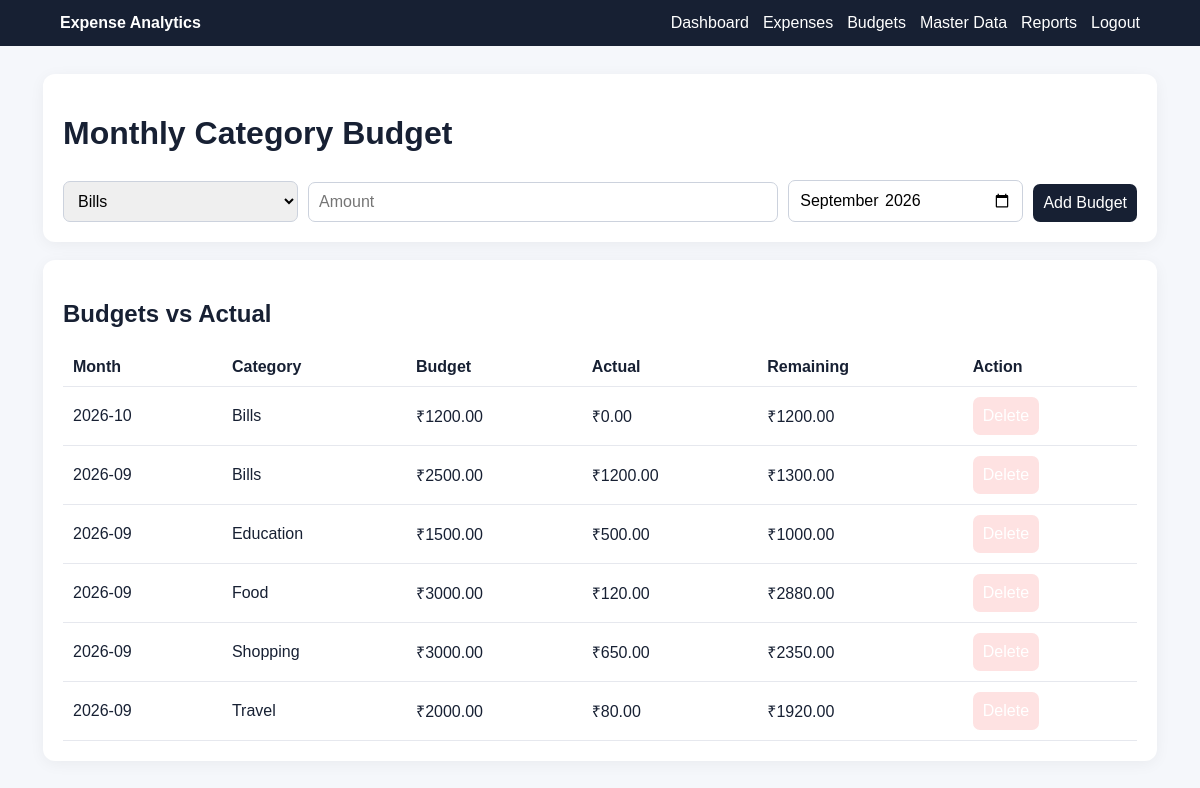
The page /budgets (signed in) on the database its author committed.
### tables this page shows
CREATE TABLE budgets (
    budget_id INTEGER PRIMARY KEY AUTOINCREMENT,
    user_id INTEGER NOT NULL,
    category_id INTEGER NOT NULL,
    amount REAL NOT NULL CHECK(amount > 0),
    month_year TEXT NOT NULL,
    UNIQUE(user_id, category_id, month_year),
    FOREIGN KEY(user_id) REFERENCES users(user_id) ON DELETE CASCADE,
    FOREIGN KEY(category_id) REFERENCES categories(category_id) ON DELETE RESTRICT
);

CREATE TABLE categories (
    category_id INTEGER PRIMARY KEY AUTOINCREMENT,
    category_name TEXT NOT NULL UNIQUE
);

### app.py (the view, shortened to what this page needs)
@app.route("/budgets",methods=["GET","POST"])
@login_required
def budgets():
    conn=get_connection()
    try:
        cats=get_categories(conn)
    except ValueError: conn.rollback(); flash("Enter a valid positive amount.","danger")
    except sqlite3.IntegrityError: conn.rollback(); flash("A budget for this category/month already exists.","danger")
    finally: conn.close()
    conn=get_connection()
    try:
        rows=conn.execute("""SELECT b.*,c.category_name,
            COALESCE((SELECT SUM(e.amount) FROM expenses e WHERE e.user_id=b.user_id AND e.category_id=b.category_id AND substr(e.expense_date,1,7)=b.month_year),0) actual
            FROM budgets b JOIN categories c ON c.category_id=b.category_id
            WHERE b.user_id=? ORDER BY b.month_year DESC,c.category_name""",(current_user_id(),)).fetchall()
    finally: conn.close()
    return render_template("budget.html",budgets=rows,categories=cats,today=date.today().strftime("%Y-%m"))

### app.py (called while the page is built)
def login_required(f):
    @wraps(f)
    def wrapper(*args, **kwargs):
        if "user_id" not in session:
            flash("Please login first.", "warning")
            return redirect(url_for("login"))
        return f(*args, **kwargs)
    return wrapper

def current_user_id():
    return session["user_id"]

def get_categories(conn):
    return conn.execute("SELECT * FROM categories ORDER BY category_name").fetchall()

@app.context_processor
def inject_user():
    return {"logged_in":"user_id" in session,"user_name":session.get("user_name")}

### database.py (called while the page is built)
def get_connection():
    conn = sqlite3.connect(DB_PATH)
    conn.row_factory = sqlite3.Row
    conn.execute("PRAGMA foreign_keys = ON")
    return conn

### templates/budget.html
{% extends 'base.html' %}{% block title %}Budgets{% endblock %}{% block content %}
<div class="card"><h1>Monthly Category Budget</h1><form class="rowform" method="post"><select name="category" required>{% for c in categories %}<option value="{{c.category_id}}">{{c.category_name}}</option>{% endfor %}</select><input name="amount" type="number" step="0.01" min="0.01" placeholder="Amount" required><input name="month_year" type="month" value="{{today}}" required><button>Add Budget</button></form></div>
<div class="card"><h2>Budgets vs Actual</h2><table><tr><th>Month</th><th>Category</th><th>Budget</th><th>Actual</th><th>Remaining</th><th>Action</th></tr>{% for b in budgets %}<tr><td>{{b.month_year}}</td><td>{{b.category_name}}</td><td>₹{{'%.2f'|format(b.amount)}}</td><td>₹{{'%.2f'|format(b.actual)}}</td><td>₹{{'%.2f'|format(b.amount-b.actual)}}</td><td><form method="post" action="{{url_for('delete_budget',bid=b.budget_id)}}"><button class="danger">Delete</button></form></td></tr>{% else %}<tr><td colspan="6">No budgets yet.</td></tr>{% endfor %}</table></div>{% endblock %}

### static/css/style.css (style rules this page uses)
* { box-sizing:border-box }
body { margin:0;font-family:Arial,sans-serif;background:#f5f7fb;color:#172033 }
.card { background:white;padding:20px;border-radius:12px;box-shadow:0 3px 15px #0000000d;margin-bottom:18px }
input,select,button,.button { font:inherit;padding:10px;border-radius:7px;border:1px solid #ccd2dd }
input,select { width:100%;margin-top:6px }
button,.button { background:#172033;color:white;border:none;text-decoration:none;cursor:pointer;display:inline-block }
.danger { background:#b42318 }
.rowform { display:grid;grid-template-columns:1fr 2fr 1fr auto;gap:10px;align-items:end }
table { width:100%;border-collapse:collapse;margin-top:14px }
th,td { text-align:left;padding:10px;border-bottom:1px solid #e6e8ee }
.danger { background:#fee2e2 }

### rows shown on the page
budgets: month_year "2026-10", category_name "Bills", amount "1200.00", actual "0.00", b.amount-b.actual "1200.00"
budgets: month_year "2026-09", category_name "Bills", amount "2500.00", actual "1200.00", b.amount-b.actual "1300.00"
budgets: month_year "2026-09", category_name "Education", amount "1500.00", actual "500.00", b.amount-b.actual "1000.00"
budgets: month_year "2026-09", category_name "Food", amount "3000.00", actual "120.00", b.amount-b.actual "2880.00"
budgets: month_year "2026-09", category_name "Shopping", amount "3000.00", actual "650.00", b.amount-b.actual "2350.00"
budgets: month_year "2026-09", category_name "Travel", amount "2000.00", actual "80.00", b.amount-b.actual "1920.00"

### other values the page prints
form field category "Bills"
